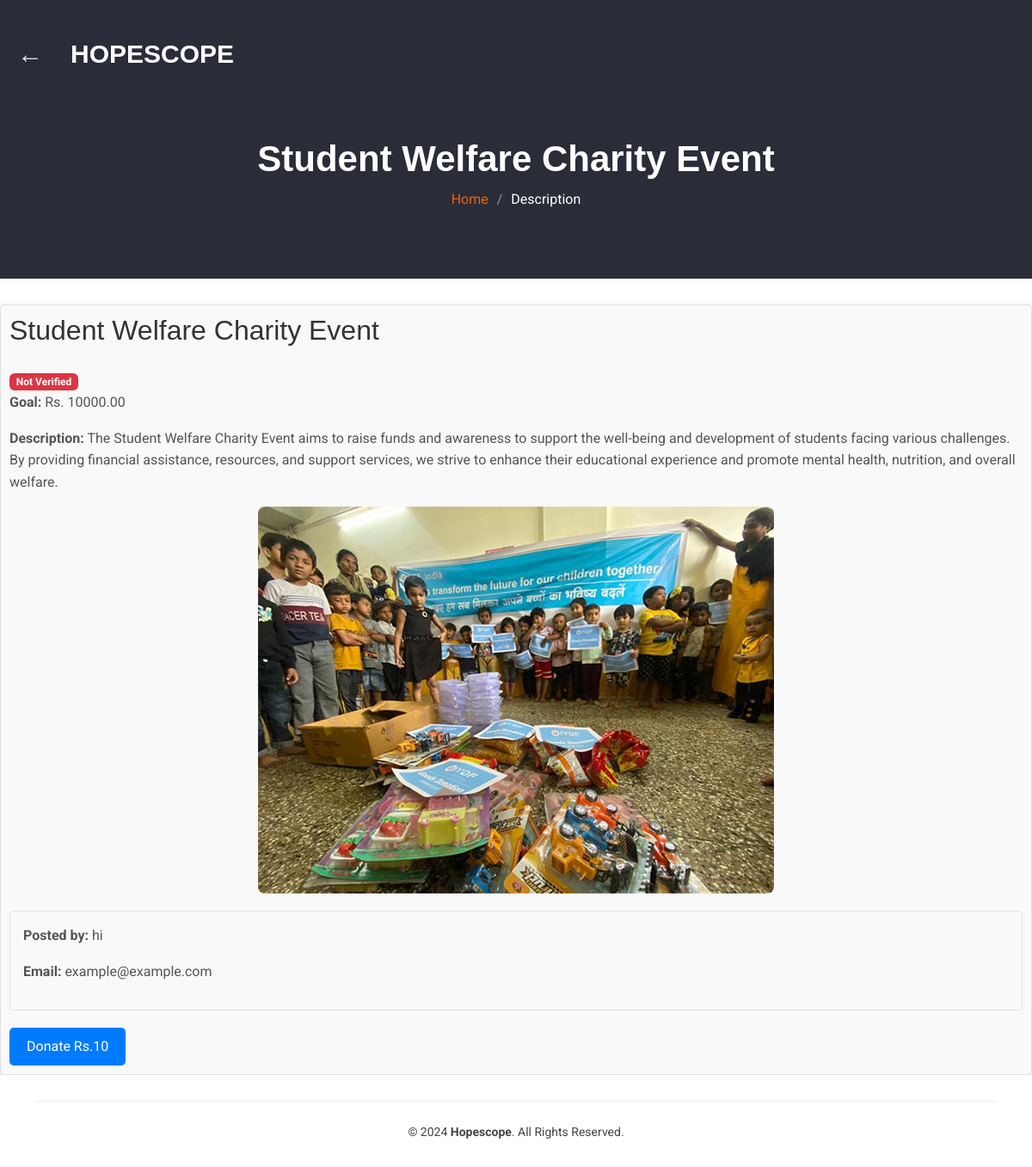
Page /campaign/7/ on the committed database.
### myapp/models.py (models this page shows, shortened)
class Campaign(models.Model):
    title = models.CharField(max_length=200)
    description = models.TextField()
    goal_amount = models.DecimalField(max_digits=10, decimal_places=2)
    created_at = models.DateTimeField(auto_now_add=True)
    user = models.ForeignKey(User, on_delete=models.CASCADE)
    verified = models.BooleanField(default=False)
    image = models.ImageField(upload_to='campaign_images/', null=True, blank=True)  # Use ForeignKey for a many-to-one relationship

### myapp/views.py (the view)
# urls.py: path('campaign/<int:id>/', views.campaign_detail, name='campaign_detail'),
def campaign_detail(request, id):
    campaign = get_object_or_404(Campaign, id=id)
    owner = campaign.user  # Adjust this according to your actual field name
    return render(request, 'myapp/campaign_detail.html', {
        'campaign': campaign,
        'owner': owner
    })

### myapp/templates/myapp/campaign_detail.html (shortened to what this page needs)
<!DOCTYPE html>
<html lang="en">
<head>
    {% load static %}
    <link href="{% static 'vendor/bootstrap/css/bootstrap.min.css' %}" rel="stylesheet">
    <link href="{% static 'vendor/bootstrap-icons/bootstrap-icons.css' %}" rel="stylesheet">
    <link href="{% static 'vendor/aos/aos.css' %}" rel="stylesheet">
    <link href="{% static 'vendor/animate.css/animate.min.css' %}" rel="stylesheet">
    <link href="{% static 'vendor/glightbox/css/glightbox.min.css' %}" rel="stylesheet">
    <link href="{% static 'vendor/swiper/swiper-bundle.min.css' %}" rel="stylesheet">
    {% block styles %}
    <link href="{% static 'css/main.css' %}" rel="stylesheet">
    {% endblock %}
</head>
<body class="user-login-page">
    <header id="header" class="header d-flex align-items-center fixed-top">
        <div>
            <button type="button" class="back-button" onclick="goBack()">&#8592;</button>
        </div>
        <div class="container-fluid container-xl position-relative d-flex align-items-center justify-content-between">
            <a href="{% url 'index' %}" class="logo d-flex align-items-center">
                <h1 class="sitename">HOPESCOPE</h1>
            </a>
        </div>
    </header>
    <main class="main">
        <div class="page-title dark-background">
            <div class="container position-relative">
                <h1>{{ campaign.title }}</h1>
                <nav class="breadcrumbs">
                    <ol>
                        <li><a href="{% url 'index' %}">Home</a></li>
                        <li class="current">Description</li>
                    </ol>
                </nav>
            </div>
        </div>
        <div class="campaign-info">
            <h2>{{ campaign.title }}</h2>
             <div>
                {% if campaign.verified %}
                    <span class="badge bg-success">Verified</span>
                {% else %}
                    <span class="badge bg-danger">Not Verified</span>
                {% endif %}
            </div>
            <p><strong>Goal:</strong> Rs. {{ campaign.goal_amount }}</p>
            <p><strong>Description:</strong> {{ campaign.description }}</p>
            {% if campaign.image %}
                <img src="{{ campaign.image.url }}" alt="{{ campaign.title }}">
            {% else %}
                <p>No image available</p>
            {% endif %}
            <div class="owner-info">
              <p><strong>Posted by:</strong> {{ owner.username }}</p>
              <p><strong>Email:</strong> {{ owner.email }}</p>
          </div>
            <form action="{% url 'payment_callback' %}" method="POST" style="display:inline;">
                <button type="submit" class="btn-custom">Donate Rs.10</button>
            </form>
        </div>
    </main>
    <footer id="footer" class="footer">
        <div class="container">
            <div class="copyright">
                &copy; 2024 <strong><span>Hopescope</span></strong>. All Rights Reserved.
            </div>
        </div>
    </footer>
</body>
</html>

### assets/css/main.css (style rules this page uses)
:root { --default-font: "Roboto", system-ui, -apple-system, "Segoe UI", Roboto, "Helvetica Neue", Arial, "Noto Sans", "Liberation Sans", sans-serif, "Apple Color Emoji", "Segoe UI Emoji", "Segoe UI Symbol", "Noto Color Emoji"; --heading-font: "Raleway", sans-serif; --nav-font: "Poppins", sans-serif; }
:root { --background-color: #ffffff; --default-color: #444444; --heading-color: #2a2c39; --accent-color: #ef6603; --surface-color: #ffffff; --contrast-color: #ffffff; }
:root { --nav-color: #ffffff; --nav-hover-color: #ef6603; --nav-mobile-background-color: #ffffff; --nav-dropdown-background-color: #ffffff; --nav-dropdown-color: #060606; --nav-dropdown-hover-color: #ef6603; }
.dark-background { --background-color: #2a2c39; --default-color: #ffffff; --heading-color: #ffffff; --surface-color: #404356; --contrast-color: #ffffff; }
:root { scroll-behavior: smooth; }
body { color: var(--default-color); background-color: var(--background-color); font-family: var(--default-font); }
a { color: var(--accent-color); text-decoration: none; transition: 0.3s; }
h1, h2, h3, h4, h5, h6 { color: var(--heading-color); font-family: var(--heading-font); }
.header { --background-color: rgba(255, 255, 255, 0); --heading-color: #ffffff; color: var(--default-color); background-color: var(--background-color); padding: 20px 0; transition: all 0.5s; z-index: 997; }
.header .logo { line-height: 1; }
.header .logo h1 { font-size: 30px; margin: 0; font-weight: 700; color: var(--heading-color); }
.footer { color: var(--default-color); background-color: var(--background-color); font-size: 14px; text-align: center; padding: 30px 0; position: relative; }
.footer .copyright { padding-top: 25px; border-top: 1px solid color-mix(in srgb, var(--default-color), transparent 90%); }
.page-title { color: var(--default-color); background-color: var(--background-color); background-size: cover; background-position: center; background-repeat: no-repeat; padding: 160px 0 80px 0; text-align: center; position: relative; }
.page-title:before { content: ""; background-color: color-mix(in srgb, var(--background-color), transparent 50%); position: absolute; inset: 0; }
.page-title h1 { font-size: 42px; font-weight: 700; margin-bottom: 10px; }
.page-title .breadcrumbs ol { display: flex; flex-wrap: wrap; list-style: none; justify-content: center; padding: 0; margin: 0; font-size: 16px; font-weight: 400; }
.page-title .breadcrumbs ol li+li { padding-left: 10px; }
.page-title .breadcrumbs ol li+li::before { content: "/"; display: inline-block; padding-right: 10px; color: color-mix(in srgb, var(--default-color), transparent 50%); }

### myapp/templates/myapp/campaign_detail.html (style rules this page uses)
body { font-family: 'Roboto', sans-serif; }
.page-title { text-align: center; margin-bottom: 30px; }
.campaign-info { max-width: 1200px; margin: 0 auto; padding: 10px; border: 1px solid #e1e1e1; border-radius: 4px; background-color: #f9f9f9; box-shadow: 0 2px 10px rgba(0, 0, 0, 0.1); }
h2 { color: #333; margin-bottom: 20px; }
p { color: #555; line-height: 1.6; }
img { display: block; margin: 0 auto; max-width: 100%; height: auto; border-radius: 8px; }
.btn-custom { background-color: #007bff; border: none; color: #ffffff; padding: 10px 20px; border-radius: 5px; transition: background-color 0.3s, transform 0.2s; font-size: 16px; cursor: pointer; margin-top: 20px; }
.badge { margin-top: 10px; }
.back-button { background-color: transparent; border: none; color: #ebeef0; font-size: 30px; cursor: pointer; padding: 20px; transition: color 0.3s; }
.owner-info { background-color: #f8f9fa; border: 1px solid #dee2e6; border-radius: 5px; padding: 15px; margin-top: 20px; }

### rows in the picture
Campaign: title "Student Welfare Charity Event", goal_amount "10000.00", description "The Student Welfare Charity Event aims to raise funds and awareness to support the well-being and development of students facing various challenges. By providing financial assistance, resources, and support services, we strive to enhance their educational experience and promote mental health, nutrition, and overall welfare.", image (picture)

### other values in the picture
{{ owner.username }} "hi"
{{ owner.email }} "example@example.com"
